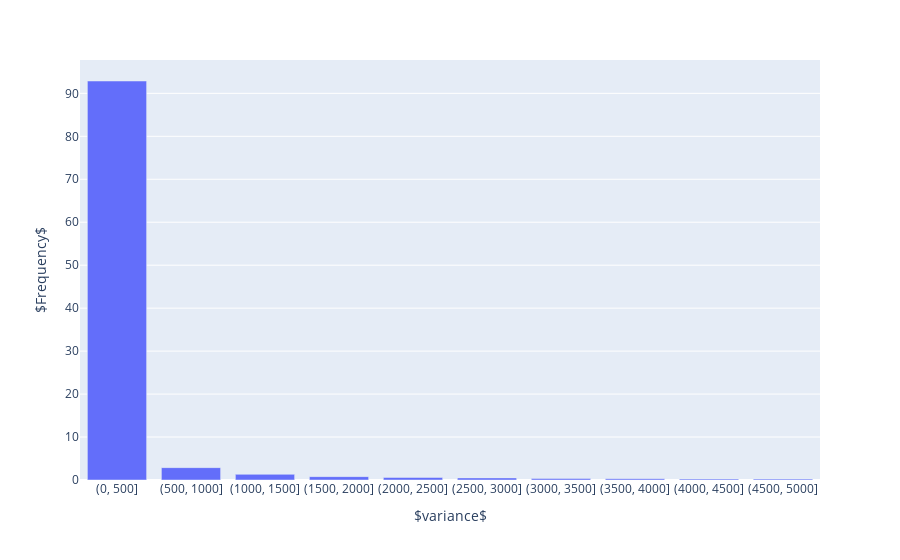

Write notebook code for a chart like this one.
### Markdown cell above
## EIP1559

### Code cell
block_freq = eip1559[['variance_category']].value_counts(normalize=True).rename_axis('variance_category').reset_index(name='freq')
block_freq["freq"] *= 100
px.bar(
    block_freq, x="variance_category", y="freq", labels={"blk no.": " $#blocks after l$ ", "variance_category": " $variance$ ", "freq": "$Frequency$"},

)

### Figure 1 — Plotly figure (JSON) as saved in the notebook; plotly's stock layout.template omitted (floating-point values rounded to 4 significant figures)
{"data": [{"alignmentgroup": "True", "hovertemplate": " $variance$ =%{x}<br>$Frequency$=%{y}<extra></extra>", "legendgroup": "", "marker": {"color": "#636efa"}, "name": "", "offsetgroup": "", "orientation": "v", "showlegend": false, "textposition": "auto", "type": "bar", "x": ["(0, 500]", "(500, 1000]", "(1000, 1500]", "(1500, 2000]", "(2000, 2500]", "(2500, 3000]", "(3000, 3500]", "(3500, 4000]", "(4000, 4500]", "(4500, 5000]"], "xaxis": "x", "y": [92.87, 2.876, 1.318, 0.7833, 0.5912, 0.4882, 0.3357, 0.303, 0.2238, 0.207], "yaxis": "y"}], "layout": {"autosize": true, "barmode": "relative", "legend": {"tracegroupgap": 0}, "margin": {"t": 60}, "xaxis": {"anchor": "y", "autorange": true, "domain": [0, 1], "range": [-0.5, 9.5], "title": {"text": " $variance$ "}, "type": "category"}, "yaxis": {"anchor": "x", "autorange": true, "domain": [0, 1], "range": [0, 97.76], "title": {"text": "$Frequency$"}, "type": "linear"}}}
